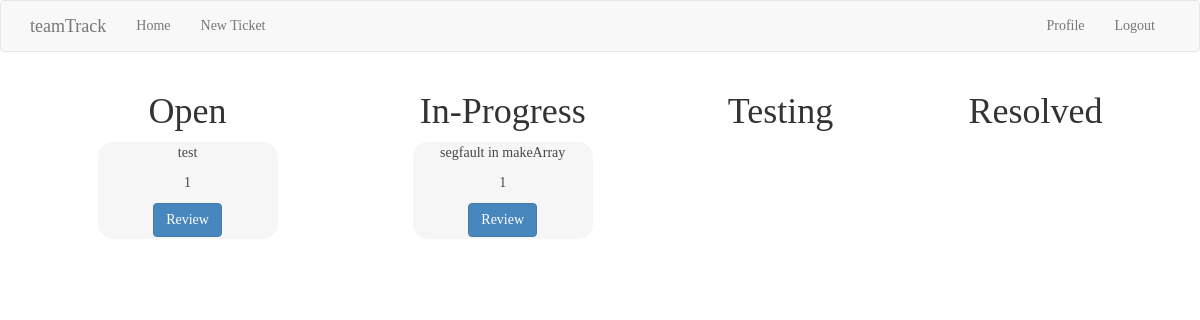
Before: /index (signed in) with the older database file.
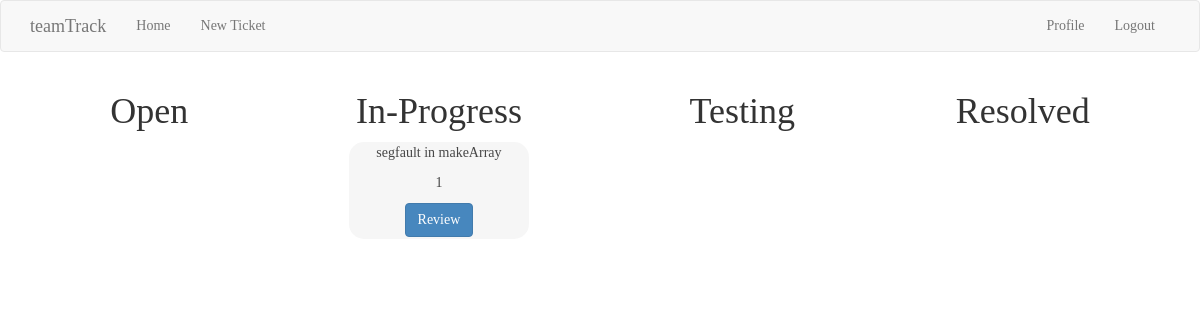
After: the same page with the newer database file.
### app/models.py (models this page shows, shortened)
class Ticket(db.Model):
    id = db.Column(db.Integer, primary_key=True)
    description = db.Column(db.String(140))
    priority = db.Column(db.Integer)
    link = db.Column(db.String(140))
    timestamp = db.Column(db.DateTime, index=True, default=datetime.utcnow)
    user_id = db.Column(db.Integer, db.ForeignKey('user.id'))
    tag = db.Column(db.String(20))

### app/routes.py (the view)
@app.route('/', methods=['GET', 'POST'])
@app.route('/index', methods=['GET', 'POST'])
@login_required
def index():
    page = request.args.get('page', 1, type=int)
    opentickets = current_user.get_open_tickets().paginate(
        page, app.config['POSTS_PER_PAGE'], False)
    wiptickets = current_user.get_wip_tickets().paginate(
        page, app.config['POSTS_PER_PAGE'], False)
    testingtickets = current_user.get_testing_tickets().paginate(
        page, app.config['POSTS_PER_PAGE'], False)
    closedtickets = current_user.get_closed_tickets().paginate(
        page, app.config['POSTS_PER_PAGE'], False)
    return render_template('index.html', title='Home', opentickets = opentickets.items, wiptickets= wiptickets.items, testingtickes = testingtickets.items, closedtickets = closedtickets.items)

### app/models.py (called while the page is built)
@login.user_loader
def load_user(id):
    return User.query.get(int(id))

    def get_open_tickets(self):
        return Ticket.query.filter(Ticket.tag == 'open').order_by(Ticket.timestamp.desc())

    def get_wip_tickets(self):
        return Ticket.query.filter(Ticket.tag == 'wip').order_by(Ticket.timestamp.desc())

    def get_testing_tickets(self):
        return Ticket.query.filter(Ticket.tag == 'testing').order_by(Ticket.timestamp.desc())

    def get_closed_tickets(self):
        return Ticket.query.filter(Ticket.tag == 'closed').order_by(Ticket.timestamp.desc())

### app/routes.py (called while the page is built)
@app.before_request
def before_request():
    if current_user.is_authenticated:
        current_user.last_seen = datetime.utcnow()
        db.session.commit()

### app/templates/index.html (shortened to what this page needs)
{% extends "base.html" %}
{% import 'bootstrap/wtf.html' as wtf %}
{% block app_content %}
        <div class="parent--tickets">
          <section class = "tickets">
            <h1 class="display-4">Open</h1>
            {% for ticket in opentickets %}
            {% include '_tickets.html' %}
                <br>
            {% endfor %}
          </section>
          <section class = "tickets">
            <h1 class="display-4">In-Progress</h1>
            {% for ticket in wiptickets %}
            {% include '_tickets.html' %}
                <br>
            {% endfor %}
          </section>
          <section class = "tickets">
            <h1 class="display-4">Testing</h1>
          </section>
          <section class = "tickets">
            <h1 class="display-4">Resolved</h1>
          </section>
        </div>
{% endblock %}

### app/templates/_tickets.html
    <div class="card" style="width: 18rem;">
        <div class="card-body">
          <p class="card-text">{{ticket.description}}</p>
          <p class="card-text">{{ticket.priority}}</p>
          <a href="{{ url_for('edit_ticket', ticket_id=ticket.id) }}" class="btn btn-primary stretched-link">Review</a>
        </div>
      </div>

Changed rows visible on the page:
removed Ticket: description "test", priority "1", shown under "Open"
